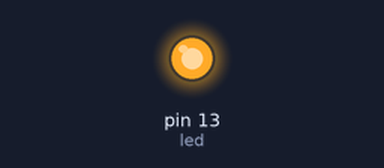
The sketch below on a simulated Arduino Uno, built with avr-gcc and run on an emulated ATmega328P. On the bench: output pins drawn as LEDs (lit = HIGH).

Above: at 0.2 s.
At 12.7 s:
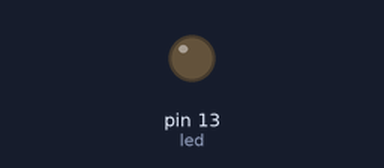
Timing chart, 0 to 18.2 s (numbered marks = the images above):
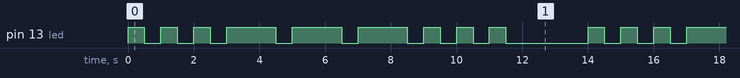

Measured:
- by itself, pin 13 (led): repeats every 14.0 s: 2 × (LOW 0.50 s, HIGH 0.50 s), 3 × (LOW 0.50 s, HIGH 1.5 s), 3 × (LOW 0.50 s, HIGH 0.50 s), LOW 2.5 s, HIGH 0.50 s
- by itself, everything shown: repeats every 14.0 s, in 18 steps

The sketch:

sos.ino
```cpp
/*
 * Send an SOS
 */
int led=13;

void setup() {
  pinMode(led, OUTPUT);
}

void sendPoint() {
  digitalWrite(led, HIGH);
  delay(500);
  digitalWrite(led, LOW);
  delay(500);
}

void sendLine() {
  digitalWrite(led, HIGH);
  delay(1500);
  digitalWrite(led, LOW);
  delay(500);
}

void loop() {
  sendPoint();
  sendPoint();
  sendPoint();
  sendLine();
  sendLine();
  sendLine();
  sendPoint();
  sendPoint();
  sendPoint();
  delay(2000);
}
```
